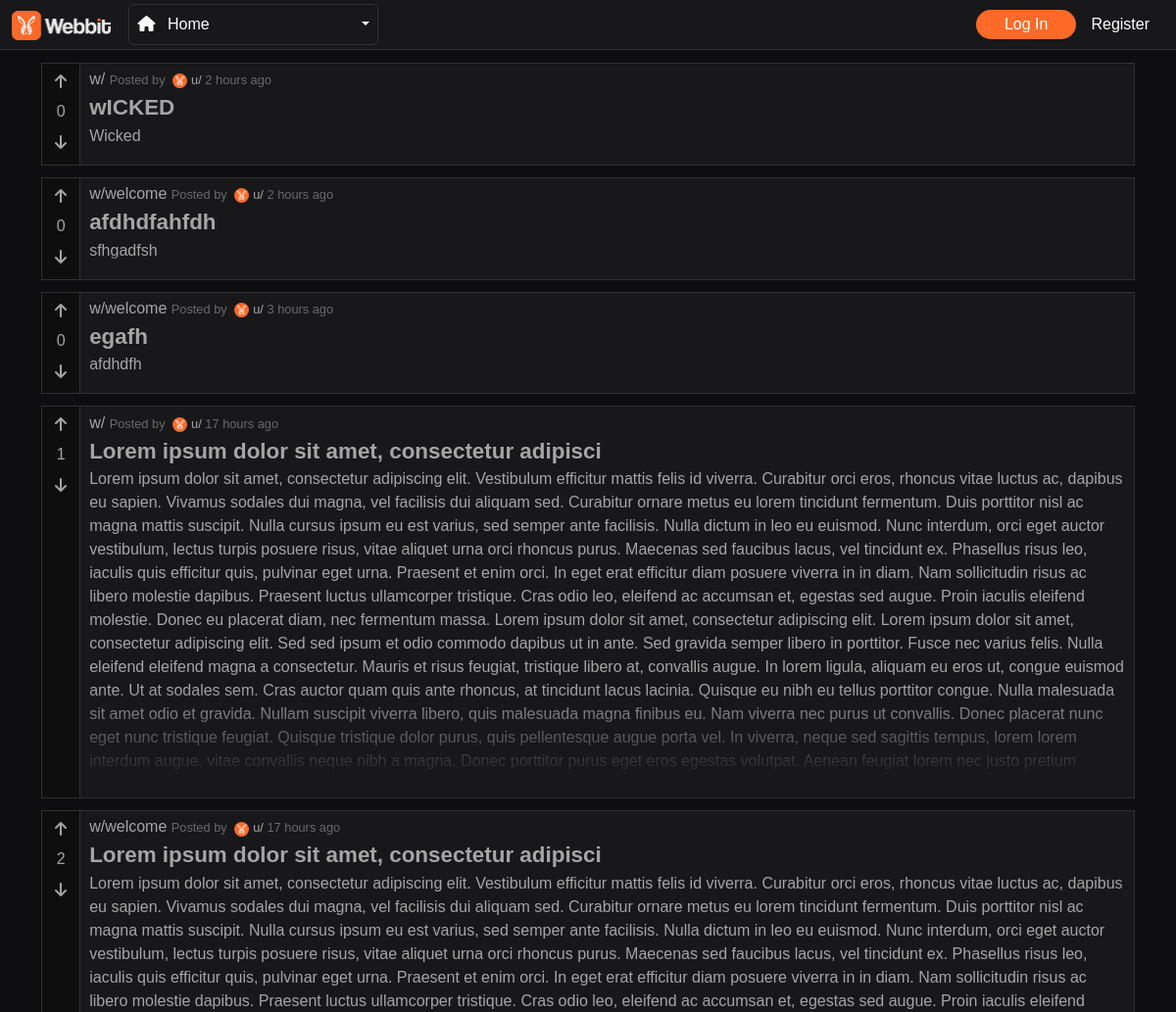
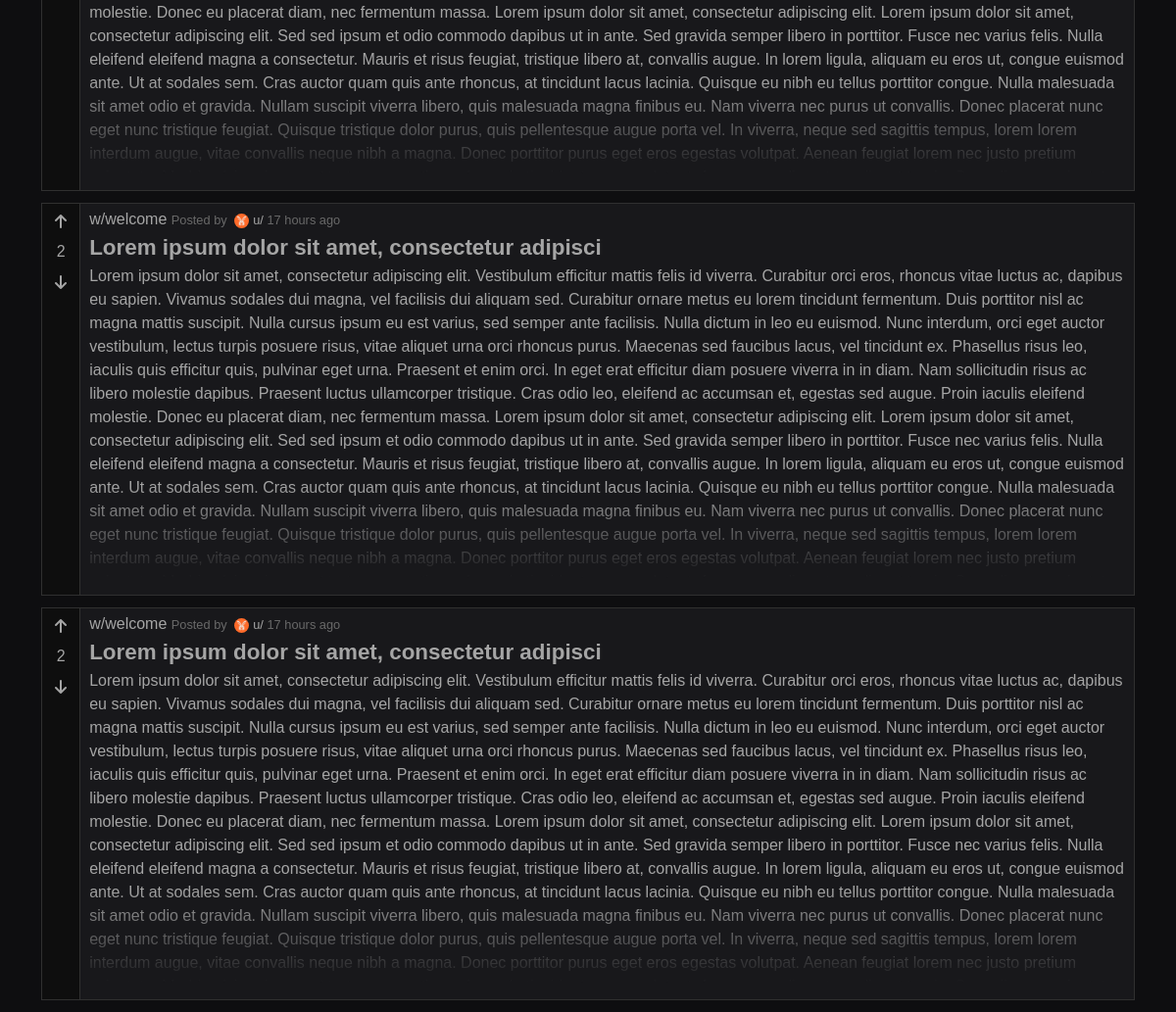
The page / on the database its author committed (2 pictures, top to bottom).
### tables this page shows
CREATE TABLE Posts (
  id INT NOT NULL PRIMARY KEY AUTO_INCREMENT,
  title VARCHAR(50) NOT NULL,
  text LONGTEXT NOT NULL,
  user_id INT NOT NULL,
  karmapoints INT NOT NULL DEFAULT 0,
  category_id INT NOT NULL,
  created_in DATETIME NOT NULL DEFAULT CURRENT_TIMESTAMP,
  FOREIGN KEY (user_id) REFERENCES Users(id),
  FOREIGN KEY (category_id) REFERENCES Category(id)
);

CREATE TABLE Category (
  id INT NOT NULL PRIMARY KEY AUTO_INCREMENT,
  title VARCHAR(16) NOT NULL,
  description VARCHAR(500) NOT NULL,
  user_id INT NOT NULL,
  FOREIGN KEY (user_id) REFERENCES Users(id)
  
);

### controllers/home.php (called while the page is built, shortened)
<?php
function timeSincePosted($datetime, QueryBuilder $queryBuilder)
{
    $now = time();
    $created = strtotime($datetime);
    $diff = $now - $created;
    $units = array(
        'year' => 31536000,
        'month' => 2592000,
        'week' => 604800,
        'day' => 86400,
        'hour' => 3600,
        'minute' => 60,
        'second' => 1
    );
    foreach ($units as $key => $value) {
        if ($diff >= $value) {
            $time = floor($diff / $value);
            $suffix = ($time > 1) ? 's' : '';
            return $time . ' ' . $key . $suffix . ' ago';
        }
    }
    return 'just now';
}
$connection = Connection::make();
$queryBuilder = new QueryBuilder($connection);
$posts = $queryBuilder->getAllPosts('posts', 'App\Model\Posts');
foreach ($posts as $post) {
    $post->category = $queryBuilder->findById('category', $post->category_id, 'App\Model\Category');
    $post->created_in = timeSincePosted($post->created_in, $queryBuilder);
}
require 'views/home.view.php';

### routes.php (called while the page is built, shortened)
<?php
$router->get('', function () {
    require 'controllers/home.php';
});

### index.php (called while the page is built, shortened)
<?php
$router = Router::setFromFile('routes.php');
preg_match('/^([^:\/]+[s]?):\/\/([^\/]*)\/(.*)$/', Config::APPURL, $matches);
if (!isset($matches[3])) {
    $realURI = trim($_SERVER['REQUEST_URI'], '/');
} else {
    $baseConfigURL = $matches[3];
    $realURI = substr(trim($_SERVER['REQUEST_URI'], '/'), strlen($baseConfigURL) + 1);
}
function route($uri)
{
    return Config::APPURL . '/' . $uri;
}
try {
    $router->direct(
        $realURI,
        isset($_POST['_method']) ? $_POST['_method'] : $_SERVER['REQUEST_METHOD']
    );
} catch (Exception $e) {
    header('HTTP/1.1 404 Not Found', true, 404);
    echo '<h1 style="text-align: center;">Not Found!</h1>';
    echo $e->getMessage();
}

### src/Database/QueryBuilder.php (called while the page is built, shortened)
<?php
class QueryBuilder
{
    private $pdo;
    public function __construct(PDO $pdo)
    {
        $this->pdo = $pdo;
    }
    public function getAllPosts($table, $class = "StdClass")
    {
        $stmt = $this->pdo->prepare("SELECT * FROM $table ORDER BY $table.id DESC");
        $stmt->execute();
        return $stmt->fetchAll(PDO::FETCH_CLASS, $class);
    }
    public function findById($table, $id, $class = "StdClass")
    {
        $stmt = $this->pdo->prepare("SELECT * FROM $table WHERE id=:id");
        $stmt->setFetchMode(PDO::FETCH_CLASS, $class);
        $stmt->execute(['id' => $id]);
        return $stmt->fetch();
    }
}

### views/home.view.php (the view, shortened to what this page needs)
<!DOCTYPE html>
<html lang="en">
<head>
    <link rel="stylesheet" href="<?php echo route('css/login.css') ?>">
    <link rel="stylesheet" href="<?php echo route('css/main.css') ?>">
    <link rel="stylesheet" href="<?php echo route('css/nav-style.css') ?>">
    <link rel="stylesheet" href="https://cdnjs.cloudflare.com/ajax/libs/font-awesome/6.4.0/css/all.min.css">
    <link href="https://cdn.jsdelivr.net/npm/bootstrap@5.3.0-alpha3/dist/css/bootstrap.min.css" rel="stylesheet"
>
</head>
<body>
    <?php include 'nav.view.php'
        ?>
    <section>
        <div class="container spacer-20">
            <div class="row md">
                <div class="col">
                    <?php
                    foreach ($posts as $post) {
                        ?>
                        <table class="table-borderless table-custom" id="posts">
                            <tr class="mainframe-body mt-2 mb-2 ms-3">
                                <td class="mainframe-upvote col-md-1-5 w-5 mh-100 align-top">
                                    <?php if (isset($_SESSION["userid"])) { ?>
                                        <?php
                                        $up = false;
                                        $down = false;
                                        foreach ($karmapoints as $karmapoint) {
                                            if ($karmapoint->votestate == 'up' && $karmapoint->users_id == $_SESSION["userid"] && $karmapoint->posts_id == $post->id) {
                                                $up = true;
                                                $down = false;
                                            } elseif ($karmapoint->votestate == 'down' && $karmapoint->users_id == $_SESSION["userid"] && $karmapoint->posts_id == $post->id) {
                                                $up = false;
                                                $down = true;
                                            }
                                            ?>
                                            <?php
                                        }
                                        ?>
                                        <?php if ($up == true) { ?>
                                            <button class="btn btn-outline-warning upvote-button"
                                                data-post-id="<?php echo $post->id; ?>">
                                                <i class="fa-solid fa-arrow-up vote-active"></i>
                                            </button>
                                            <?php
                                        } else {
                                            ?>
                                            <button class="btn btn-outline-warning upvote-button"
                                                data-post-id="<?php echo $post->id; ?>">
                                                <i class="fa-solid fa-arrow-up"></i>
                                            </button>
                                            <?php
                                        }
                                        ?>
                                        <p class="text textupvote text-center">
                                            <?php echo $post->karmapoints; ?>
                                        </p>
                                        <?php
                                        $up = false;
                                        $down = false;
                                        foreach ($karmapoints as $karmapoint) {
                                            if ($karmapoint->votestate == 'up' && $karmapoint->users_id == $_SESSION["userid"] && $karmapoint->posts_id == $post->id) {
                                                $up = true;
                                                $down = false;
                                            } elseif ($karmapoint->votestate == 'down' && $karmapoint->users_id == $_SESSION["userid"] && $karmapoint->posts_id == $post->id) {
                                                $up = false;
                                                $down = true;
                                            }
                                            ?>
                                            <?php
                                        }
                                        ?>
                                        <?php if ($down == true) { ?>
                                            <button class="btn btn-outline-warning downvote-button"
                                                data-post-id="<?php echo $post->id; ?>"
                                                data-user-vote="<?php echo $post->user_vote; ?>">
                                                <i class="fa-solid fa-arrow-down vote-active"></i>
                                            </button>
                                            <?php
                                        } else {
                                            ?>
                                            <button class="btn btn-outline-warning downvote-button"
                                                data-post-id="<?php echo $post->id; ?>"
                                                data-user-vote="<?php echo $post->user_vote; ?>">
                                                <i class="fa-solid fa-arrow-down"></i>
                                            </button>
                                            <?php
                                        }
                                        ?>
                                        <?php
                                    } else {
                                        ?>
                                        <button class="btn btn-outline-warning upvote-button"
                                            data-post-id="<?php echo $post->id; ?>">
                                            <i class="fa-solid fa-arrow-up"></i>
                                        </button>
                                        <p class="text textupvote text-center">
                                            <?php echo $post->karmapoints; ?>
                                        </p>
                                        <button class="btn btn-outline-warning downvote-button"
                                            data-post-id="<?php echo $post->id; ?>"
                                            data-user-vote="<?php echo $post->user_vote; ?>">
                                            <i class="fa-solid fa-arrow-down"></i>
                                        </button>
                                        <?php
                                    }
                                    ?>
                                </td>
                                <td class="col-md-10 ms-2"
                                    onclick="window.location='<?php echo route('w/' . $post->category->title . '/' . $post->id); ?>'">
                                    <div class="text-category"><a class="text"
                                            href="<?php echo route('w/' . $post->category->title); ?>">w/<?php echo $post->category->title; ?></a>
                                        <span class="text-inf text-align-center">Posted by <img
                                                src="<?php echo route('assets/favicon.png') ?>"
                                                class="rounded-circle me-1 ms-1" width="15px" height="15px"><a class="text">u/<?php echo $post->users->username; ?></a> <span class="text-inf">
                                                <?php echo $post->created_in; ?>
                                            </span></span>
                                    </div>
                                    <div>
                                        <span class="text-break text text-title me-2 fw-bold">
                                            <?php echo $post->title; ?>
                                        </span>
                                    </div>
                                    <p class="text-break text text-body fade-text">
                                        <?php echo $post->text; ?>
                                    </p>
                                </td>
                            </tr>
                            <tr>
                                <td>
                                </td>
                            </tr>
                        </table>
                        <?php
                    }
                    ?>
                </div>
                        <?php include 'rules.view.php'
                            ?>
                        <?php include 'footer.view.php'
                            ?>
            </div>
        </div>
    </section>
</body>
</html>

### src/Router.php (shortened to what this page needs)
<?php
class Router
{
  protected $routes = [];
  public function get($uri, $callback) {
    $this->routes['GET'][$uri] = $callback;
  }
  public function post($uri, $callback) {
    $this->routes['POST'][$uri] = $callback;
  }
  public function direct($uri,$method) {
    if (!empty($this->routes[$method])) {
      foreach ($this->routes[$method] as $route => $callback) {
        $route = '/^' . str_replace('/', '\/', $route) . '$/';
        if (preg_match($route, $uri, $params)) {
          array_shift($params);
          return call_user_func_array($callback, array_values($params));
        }
      }
    }
    throw new Exception('No route found');
  }
}

### rows shown on the page
posts: karmapoints "0", created_in "2 hours ago", title "wICKED", text "Wicked"
posts: karmapoints "0", category.title "welcome", created_in "2 hours ago", title "afdhdfahfdh", text "sfhgadfsh"
posts: karmapoints "0", category.title "welcome", created_in "3 hours ago", title "egafh", text "afdhdfh"
posts: karmapoints "1", created_in "17 hours ago", title "Lorem ipsum dolor sit amet, consectetur adipisci", text "Lorem ipsum dolor sit amet, consectetur adipiscing elit. Vestibulum efficitur mattis felis id viverra. Curabitur orci eros, rhoncus vitae luctus ac, dapibus eu sapien. Vivamus sodales dui magna, vel facilisis dui aliquam sed. Curabitur ornare metus eu lorem tincidunt fermentum. Duis porttitor nisl ac magna mattis suscipit. Nulla cursus ipsum eu est varius, sed semper ante facilisis. Nulla dictum in leo eu euismod. Nunc interdum, orci eget auctor vestibulum, lectus turpis posuere risus, vitae aliquet urna orci rhoncus purus. Maecenas sed faucibus lacus, vel tincidunt ex. Phasellus risus leo, iaculis quis efficitur quis, pulvinar eget urna. Praesent et enim orci. In eget erat efficitur diam…"
posts: karmapoints "2", category.title "welcome", created_in "17 hours ago", title "Lorem ipsum dolor sit amet, consectetur adipisci", text "Lorem ipsum dolor sit amet, consectetur adipiscing elit. Vestibulum efficitur mattis felis id viverra. Curabitur orci eros, rhoncus vitae luctus ac, dapibus eu sapien. Vivamus sodales dui magna, vel facilisis dui aliquam sed. Curabitur ornare metus eu lorem tincidunt fermentum. Duis porttitor nisl ac magna mattis suscipit. Nulla cursus ipsum eu est varius, sed semper ante facilisis. Nulla dictum in leo eu euismod. Nunc interdum, orci eget auctor vestibulum, lectus turpis posuere risus, vitae aliquet urna orci rhoncus purus. Maecenas sed faucibus lacus, vel tincidunt ex. Phasellus risus leo, iaculis quis efficitur quis, pulvinar eget urna. Praesent et enim orci. In eget erat efficitur diam…"
posts: karmapoints "2", category.title "welcome", created_in "17 hours ago", title "Lorem ipsum dolor sit amet, consectetur adipisci", text "Lorem ipsum dolor sit amet, consectetur adipiscing elit. Vestibulum efficitur mattis felis id viverra. Curabitur orci eros, rhoncus vitae luctus ac, dapibus eu sapien. Vivamus sodales dui magna, vel facilisis dui aliquam sed. Curabitur ornare metus eu lorem tincidunt fermentum. Duis porttitor nisl ac magna mattis suscipit. Nulla cursus ipsum eu est varius, sed semper ante facilisis. Nulla dictum in leo eu euismod. Nunc interdum, orci eget auctor vestibulum, lectus turpis posuere risus, vitae aliquet urna orci rhoncus purus. Maecenas sed faucibus lacus, vel tincidunt ex. Phasellus risus leo, iaculis quis efficitur quis, pulvinar eget urna. Praesent et enim orci. In eget erat efficitur diam…"
posts: karmapoints "2", category.title "welcome", created_in "17 hours ago", title "Lorem ipsum dolor sit amet, consectetur adipisci", text "Lorem ipsum dolor sit amet, consectetur adipiscing elit. Vestibulum efficitur mattis felis id viverra. Curabitur orci eros, rhoncus vitae luctus ac, dapibus eu sapien. Vivamus sodales dui magna, vel facilisis dui aliquam sed. Curabitur ornare metus eu lorem tincidunt fermentum. Duis porttitor nisl ac magna mattis suscipit. Nulla cursus ipsum eu est varius, sed semper ante facilisis. Nulla dictum in leo eu euismod. Nunc interdum, orci eget auctor vestibulum, lectus turpis posuere risus, vitae aliquet urna orci rhoncus purus. Maecenas sed faucibus lacus, vel tincidunt ex. Phasellus risus leo, iaculis quis efficitur quis, pulvinar eget urna. Praesent et enim orci. In eget erat efficitur diam…"
